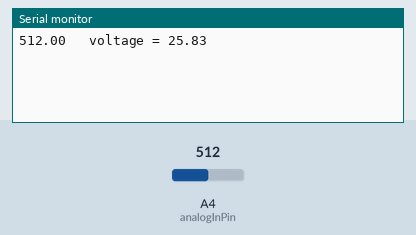
The sketch below on a simulated Arduino Uno, built with avr-gcc and run on an emulated ATmega328P. On the bench: the last lines printed to the serial monitor. The test bench sets the inputs (shaded band); at power-on: A4 (analogInPin) = 512.

Above: at 1.2 s.
1.3 s: A4 (analogInPin) set to 716
At 2.7 s:
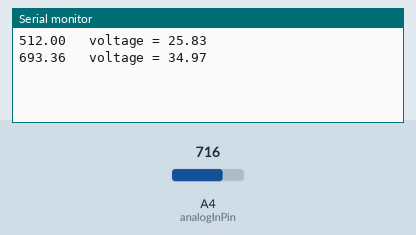
2.8 s: A4 (analogInPin) set to 900
At 3.8 s:
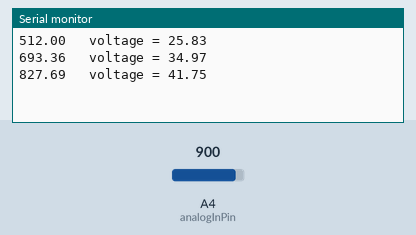
Timing chart, 0 to 5.8 s (numbered marks = the images above; inputs shaded):
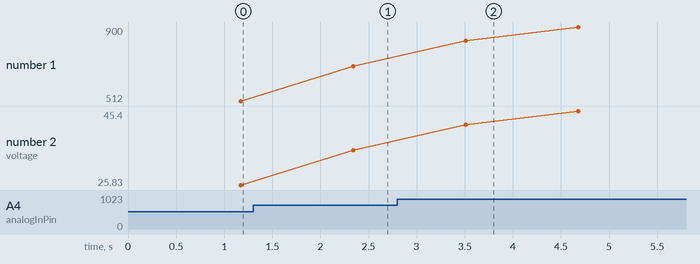

Measured:
- after the input at 1.3 s, the serial monitor: prints a new line after 1.0 s (image 1)
- after the input at 2.8 s, the serial monitor: prints a new line after 0.71 s (image 2)
- plotted number 1: 512 → 693.36 after the input at 1.3 s, 693.36 → 900 after the input at 2.8 s
- plotted number 2: 25.83 → 34.97 after the input at 1.3 s, 34.97 → 45.4 after the input at 2.8 s

The sketch:

multimeter.ino
```cpp
const int analogInPin = A4;
const int analogOutPin = 9;

// voltmeter code for voltage measurements range
// from 0-51.6v
//--by using voltage bridge circuit
//i used two resistors of 1kohm(0.906kohm) &10kohm(9.4kohm) as voltage bridge.
//change of resistance can change the range of the voltmeter
float sensorValue = 0;        //float for accuracy
float outputValue = 0;

void setup() {
  // initialize serial communications at 9600 bps:
  Serial.begin(9600);
}

void loop() {
  float sum=0;//sum of sensor values(1-1023)
  float sum1=0;//sum of voltage values(0-51.6)
  int i;
  for(i=0;i<1000;i++){              //to find the average since the analog input varies frequently

  sensorValue = analogRead(analogInPin);//analog input value

  outputValue = (sensorValue*51.6) / 1023;  //calculated voltage value

  sum=sum+outputValue;
  sum1=sum1+sensorValue;
  delay(1);
  }
  Serial.print(sum1 / 1000);
  Serial.print("\t voltage = ");
  Serial.println(sum / 1000);


}
```
